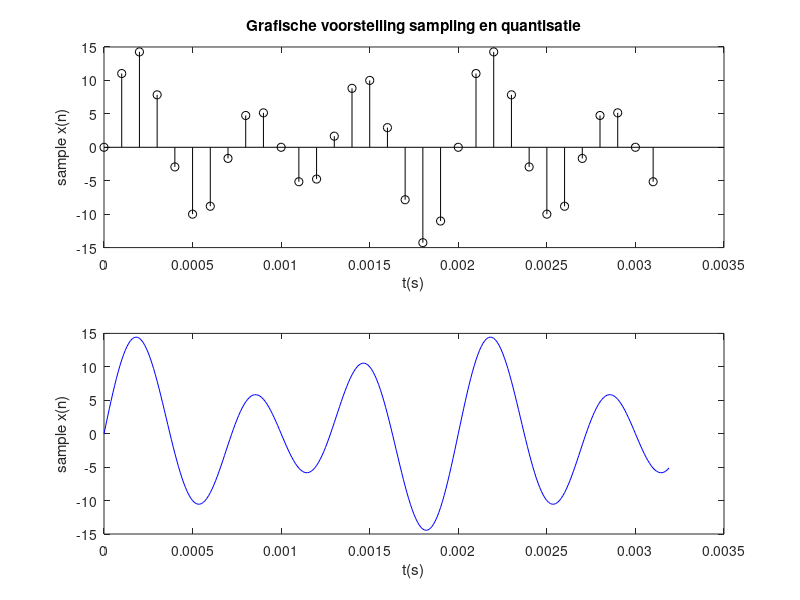
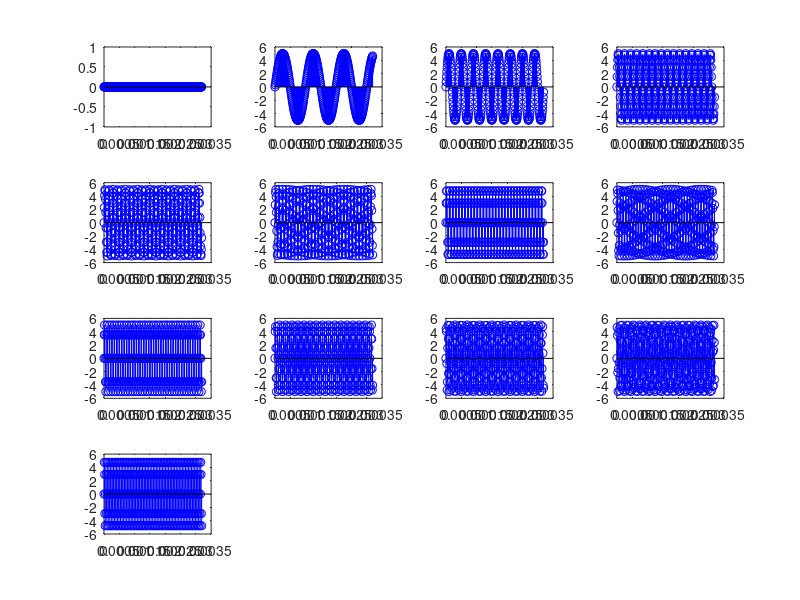

MATLAB code to generate these figures, in order:
%Definieren van de variabelen%
a=5;
b=10;
p=1000;
q=1500;
r=10000;
n=32;
fs=r;
Ts = 1/fs;
t = (0:(n-1))*Ts;

%Grafische voorstelling van de continue en gesampelde golven%
figure
x = a * sin(2*pi*p*t)+b*sin(2*pi*q*t);
subplot(2,1,1);
stem(t,x,'k');
title('Grafische voorstelling sampling en quantisatie');
xlabel('t(s)'), ylabel('sample x(n)')

t10 = (0: (n*10-1))*(Ts/10);
x10 = a * sin(2*pi*p*t10)+b*sin(2*pi*q*t10);

subplot(2,1,2);
plot(t10,x10,'b');
xlabel('t(s)'), ylabel('sample x(n)')

%Tijdelijk%
F= [0 1/10 1/4 1/2 3/4 9/10 1 11/10 5/4 3/2 7/4 19/10 2];

figure
for idx = 1:numel(F)
    x = a * sin(2*pi*F(idx)*fs*t10);
    subplot(4,4,idx);
    xlabel('t(s)'), ylabel('sample x(n)')
    stem(t10,x,'b');
end
